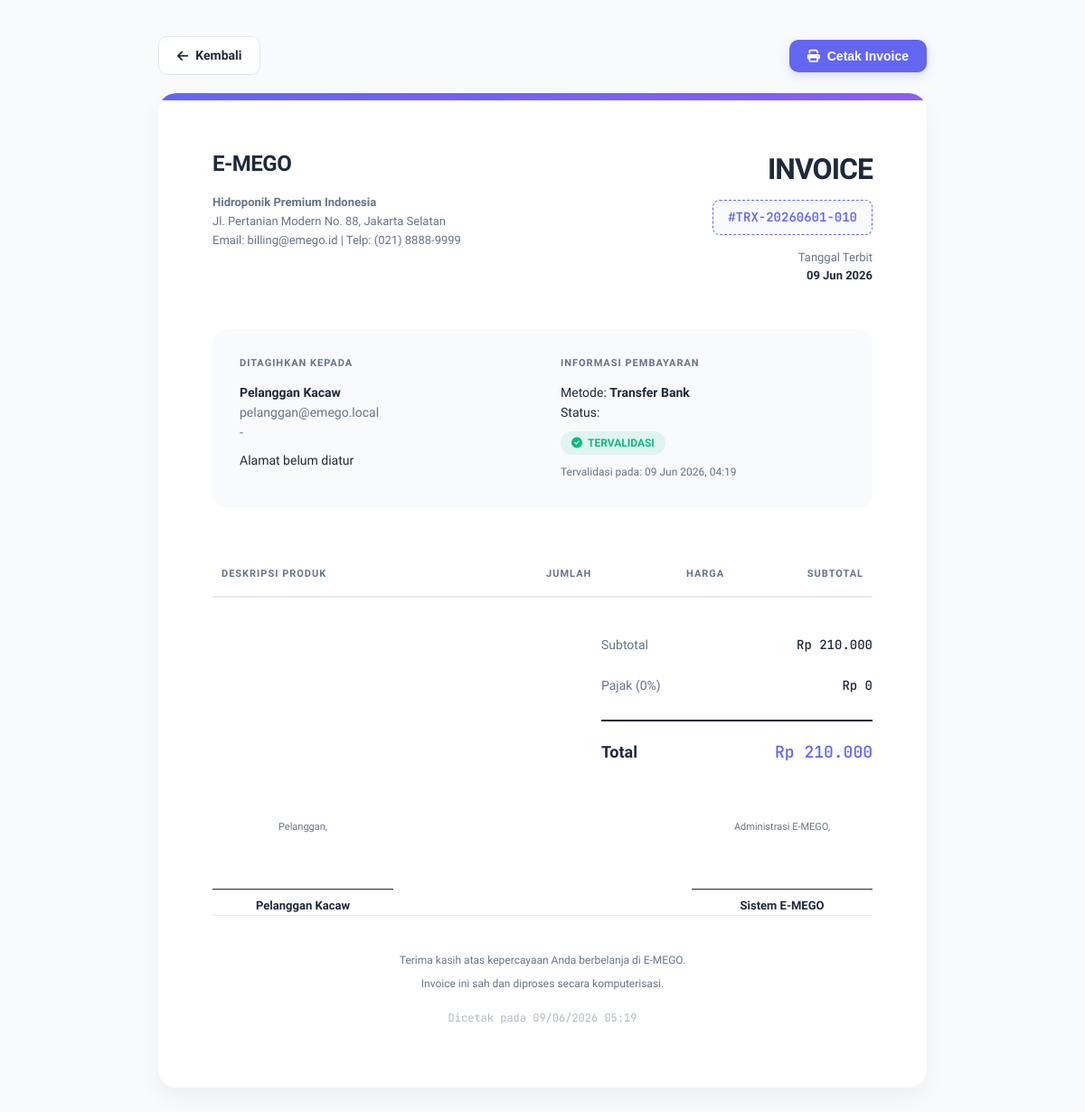
Page /pelanggan/invoice.php?id=20 (signed in) on the committed database.
### tables this page shows
CREATE TABLE `transaksi` (
  `id` int(10) UNSIGNED NOT NULL,
  `kode_transaksi` varchar(30) NOT NULL,
  `user_id` int(10) UNSIGNED DEFAULT NULL,
  `total_harga` decimal(15,2) NOT NULL DEFAULT 0.00,
  `status` enum('pending','divalidasi','ditolak') NOT NULL DEFAULT 'pending',
  `catatan` text DEFAULT NULL,
  `bukti_bayar` varchar(255) DEFAULT NULL COMMENT 'Nama file bukti pembayaran (disimpan di folder /bukti/)',
  `validated_by` int(10) UNSIGNED DEFAULT NULL,
  `validated_at` timestamp NULL DEFAULT NULL,
  `created_at` timestamp NOT NULL DEFAULT current_timestamp()
);

CREATE TABLE `users` (
  `id` int(10) UNSIGNED NOT NULL,
  `email` varchar(255) NOT NULL,
  `password` varchar(255) NOT NULL,
  `role` enum('admin','pelanggan','pemilik') NOT NULL,
  `name` varchar(100) DEFAULT NULL,
  `nik` varchar(16) DEFAULT NULL,
  `no_hp` varchar(20) DEFAULT NULL,
  `alamat` text DEFAULT NULL,
  `created_at` timestamp NOT NULL DEFAULT current_timestamp()
);

### pelanggan/invoice.php (the view, shortened to what this page needs)
<?php
require_once __DIR__ . '/../config.php';
$userId = (int) $_SESSION['user_id'];
$transaksiId = isset($_GET['id']) ? (int) $_GET['id'] : 0;
$stmtTrx = $pdo->prepare("SELECT * FROM transaksi WHERE id = ? AND user_id = ? AND status = 'divalidasi'");
$stmtTrx->execute([$transaksiId, $userId]);
$transaksi = $stmtTrx->fetch();
$stmtUser = $pdo->prepare("SELECT * FROM users WHERE id = ?");
$stmtUser->execute([$userId]);
$user = $stmtUser->fetch();
function formatRupiah($amount) {
    return 'Rp ' . number_format($amount, 0, ',', '.');
}
function formatDate($date) {
    return date('d M Y', strtotime($date));
}
?>
<!DOCTYPE html>
<html lang="id">
<head>
    <link rel="stylesheet" href="https://cdnjs.cloudflare.com/ajax/libs/font-awesome/6.5.0/css/all.min.css" />
</head>
<body>
    <div class="toolbar">
        <a href="pemesanan_saya.php" class="btn btn-outline">
            <i class="fa-solid fa-arrow-left"></i> Kembali
        </a>
        <button onclick="window.print()" class="btn btn-primary">
            <i class="fa-solid fa-print"></i> Cetak Invoice
        </button>
    </div>
    <div class="invoice-container">
        <header class="invoice-header">
            <div class="brand-side">
                <div class="brand">
                    <span class="brand-name">E-MEGO</span>
                </div>
                <div class="company-details">
                    <p><strong>Hidroponik Premium Indonesia</strong></p>
                    <p>Jl. Pertanian Modern No. 88, Jakarta Selatan</p>
                    <p>Email: billing@emego.id | Telp: (021) 8888-9999</p>
                </div>
            </div>
            <div class="invoice-info">
                <h2>INVOICE</h2>
                <div class="badge-id">#<?= htmlspecialchars($transaksi['kode_transaksi']) ?></div>
                <div style="margin-top: 15px; font-size: 13px;">
                    <p style="color: var(--text-muted)">Tanggal Terbit</p>
                    <p><strong><?= formatDate($transaksi['created_at']) ?></strong></p>
                </div>
            </div>
        </header>
        <section class="address-grid">
            <div class="address-box">
                <h4>Ditagihkan Kepada</h4>
                <p><strong><?= htmlspecialchars($user['name'] ?? 'Pelanggan') ?></strong></p>
                <p style="color: var(--text-muted)"><?= htmlspecialchars($user['email'] ?? '') ?></p>
                <p style="color: var(--text-muted)"><?= htmlspecialchars($user['no_hp'] ?? '-') ?></p>
                <p style="margin-top: 8px;"><?= htmlspecialchars($user['alamat'] ?? 'Alamat belum diatur') ?></p>
            </div>
            <div class="address-box">
                <h4>Informasi Pembayaran</h4>
                <p>Metode: <strong>Transfer Bank</strong></p>
                <p>Status: </p>
                <div class="status-badge">
                    <i class="fa-solid fa-circle-check"></i> TERVALIDASI
                </div>
                <p style="margin-top: 10px; font-size: 12px; color: var(--text-muted)">
                    Tervalidasi pada: <?= date('d M Y, H:i', strtotime($transaksi['validated_at'])) ?>
                </p>
            </div>
        </section>
        <table class="items-table">
            <thead>
                <tr>
                    <th style="width: 45%">Deskripsi Produk</th>
                    <th class="text-center">Jumlah</th>
                    <th class="text-right">Harga</th>
                    <th class="text-right">Subtotal</th>
                </tr>
            </thead>
        </table>
        <div class="summary-container">
            <div class="summary-box">
                <div class="summary-row">
                    <span style="color: var(--text-muted)">Subtotal</span>
                    <span class="mono"><?= formatRupiah($transaksi['total_harga']) ?></span>
                </div>
                <div class="summary-row">
                    <span style="color: var(--text-muted)">Pajak (0%)</span>
                    <span class="mono">Rp 0</span>
                </div>
                <div class="summary-row total">
                    <span>Total</span>
                    <span class="val mono"><?= formatRupiah($transaksi['total_harga']) ?></span>
                </div>
            </div>
        </div>
        <div class="signature">
            <div class="sig-box">
                <p style="font-size: 11px; color: var(--text-muted); margin-bottom: 10px;">Pelanggan,</p>
                <div class="sig-line"><?= htmlspecialchars($user['name']) ?></div>
            </div>
            <div class="sig-box">
                <p style="font-size: 11px; color: var(--text-muted); margin-bottom: 10px;">Administrasi E-MEGO,</p>
                <div class="sig-line">Sistem E-MEGO</div>
            </div>
        </div>
        <footer class="footer">
            <p>Terima kasih atas kepercayaan Anda berbelanja di E-MEGO.</p>
            <p>Invoice ini sah dan diproses secara komputerisasi.</p>
            <p style="margin-top: 20px; font-family: 'JetBrains Mono', monospace; opacity: 0.5;">Dicetak pada <?= date('d/m/Y H:i') ?></p>
        </footer>
    </div>
</body>
</html>

### pelanggan/invoice.php (style rules this page uses)
:root { --primary: #6366f1; --primary-light: rgba(99, 102, 241, 0.1); --success: #10b981; --success-light: rgba(16, 185, 129, 0.1); --text: #1e293b; --text-muted: #64748b; --border: #e2e8f0; --bg: #f8fafc; }
* { margin: 0; padding: 0; box-sizing: border-box; }
body { font-family: 'Sora', sans-serif; background: var(--bg); color: var(--text); padding: 40px 20px; line-height: 1.5; }
.invoice-container { background: white; max-width: 850px; margin: 0 auto; padding: 60px; box-shadow: 0 10px 25px rgba(0,0,0,0.05); border-radius: 20px; position: relative; overflow: hidden; }
.invoice-container::before { content: ''; position: absolute; top: 0; left: 0; right: 0; height: 8px; background: linear-gradient(90deg, var(--primary), #8b5cf6); }
.toolbar { max-width: 850px; margin: 0 auto 20px; display: flex; justify-content: space-between; align-items: center; }
.btn { display: inline-flex; align-items: center; gap: 8px; padding: 10px 20px; border-radius: 10px; font-size: 14px; font-weight: 600; cursor: pointer; transition: all 0.2s; text-decoration: none; border: none; }
.btn-primary { background: var(--primary); color: white; box-shadow: 0 4px 12px rgba(99, 102, 241, 0.2); }
.btn-outline { background: white; color: var(--text); border: 1px solid var(--border); }
.invoice-header { display: flex; justify-content: space-between; margin-bottom: 50px; }
.brand { display: flex; align-items: center; gap: 12px; margin-bottom: 15px; }
.brand-name { font-size: 24px; font-weight: 800; letter-spacing: -0.5px; }
.company-details { font-size: 13px; color: var(--text-muted); line-height: 1.6; }
.invoice-info { text-align: right; }
.invoice-info h2 { font-size: 32px; font-weight: 800; color: var(--text); margin-bottom: 10px; letter-spacing: -1px; }
.badge-id { display: inline-block; background: var(--bg); padding: 8px 16px; border-radius: 8px; font-family: 'JetBrains Mono', monospace; font-size: 14px; font-weight: 600; color: var(--primary); border: 1px dashed var(--primary); }
.address-grid { display: grid; grid-template-columns: 1fr 1fr; gap: 40px; margin-bottom: 50px; padding: 30px; background: var(--bg); border-radius: 16px; }
.address-box h4 { font-size: 11px; text-transform: uppercase; letter-spacing: 1px; color: var(--text-muted); margin-bottom: 12px; }
.address-box p { font-size: 14px; line-height: 1.6; }
.status-badge { display: inline-flex; align-items: center; gap: 6px; padding: 4px 12px; background: var(--success-light); color: var(--success); border-radius: 99px; font-size: 12px; font-weight: 700; margin-top: 10px; }
.items-table { width: 100%; border-collapse: collapse; margin-bottom: 30px; }
.items-table th { padding: 15px 10px; text-align: left; font-size: 11px; text-transform: uppercase; letter-spacing: 1px; color: var(--text-muted); border-bottom: 2px solid var(--border); }
.mono { font-family: 'JetBrains Mono', monospace; font-weight: 500; }
.text-right { text-align: right !important; }
.text-center { text-align: center !important; }
.summary-container { display: flex; justify-content: flex-end; margin-bottom: 50px; }
.summary-box { width: 100%; max-width: 300px; }
.summary-row { display: flex; justify-content: space-between; padding: 12px 0; font-size: 14px; }
.summary-row.total { margin-top: 15px; padding-top: 20px; border-top: 2px solid var(--text); font-size: 18px; font-weight: 800; }
.summary-row.total .val { color: var(--primary); }
.footer { text-align: center; padding-top: 40px; border-top: 1px solid var(--border); }
.footer p { font-size: 12px; color: var(--text-muted); margin-bottom: 8px; }
.signature { margin-top: 40px; display: flex; justify-content: space-between; }
.sig-box { text-align: center; width: 200px; }
.sig-line { margin-top: 60px; border-top: 1px solid var(--text); padding-top: 8px; font-weight: 600; font-size: 13px; }

### rows in the picture
transaksi: kode_transaksi "TRX-20260601-010", created_at "09 Jun 2026", validated_at "09 Jun 2026, 04:19", total_harga "Rp 210.000"
users: name "Pelanggan Kacaw", email "pelanggan@emego.local", no_hp "-", alamat "Alamat belum diatur"
